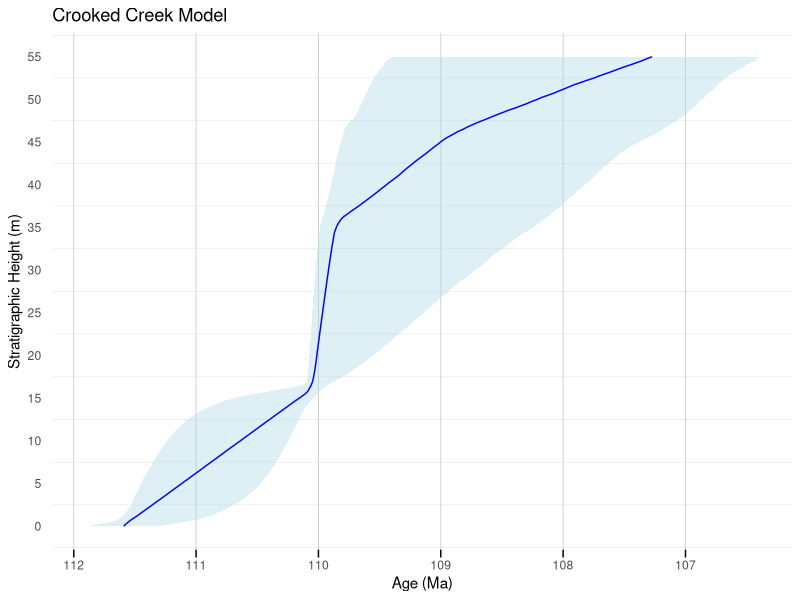
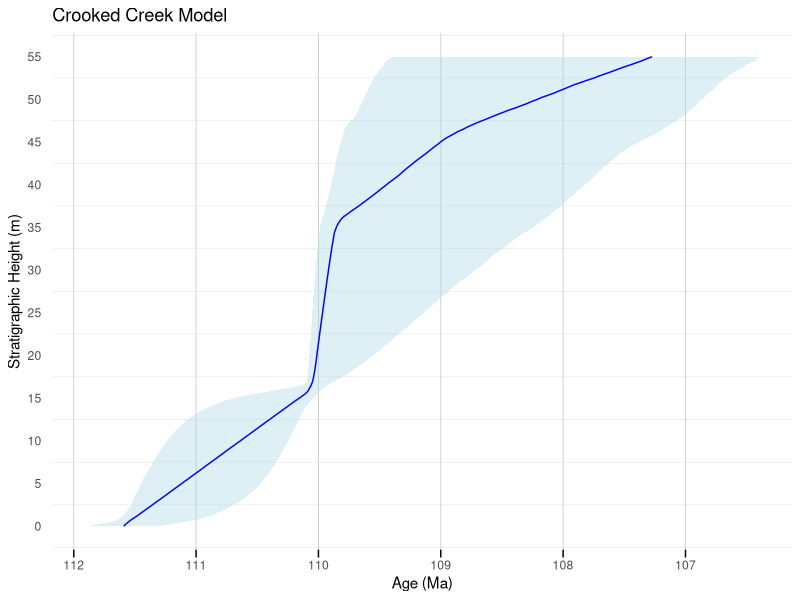

Source code (R) for these figures, in order:
#### Setup ####
library(dplyr)
library(readr)
library(here)

#### Load data ####
# Read cleaned Crooked Creek isotope data
ccc <- read_csv(here("data", "processed", "CCC_d13Corg_clean.csv"))

# Read Crooked Creek age-depth model
age_model <- read_csv(here("data", "raw", "CrookedCreek_age_model.csv"))
library(ggplot2)

# Plot Crooked Creek age-depth model
ggplot_CCC_age_model <- ggplot(age_model, aes(y = `Height (m)`)) +
  geom_ribbon(aes(xmin = `0.975`, xmax = `most_likely_0.025`), fill = "lightblue", alpha = 0.4) +
  geom_path(aes(x = `0.5`), color = "blue") +
  scale_x_reverse(
    breaks = seq(
      floor(min(age_model$`Youngest Case`, na.rm = TRUE)),
      ceiling(max(age_model$`Oldest Case`, na.rm = TRUE)),
      by = 1
    )
  ) +
  scale_y_continuous(breaks = seq(
    floor(min(age_model$`Height (m)`, na.rm = TRUE)),
    ceiling(max(age_model$`Height (m)`, na.rm = TRUE)),
    by = 5
  )) +
  labs(
    x = "Age (Ma)",
    y = "Stratigraphic Height (m)",
    title = "Crooked Creek Model"
  ) +
  theme_minimal() +
  theme(
    panel.background = element_blank(), 
    plot.background = element_blank(),
    panel.grid.major = element_line(color = "grey80", size = 0.3),   # major gridlines
    panel.grid.minor = element_line(color = "grey90", size = 0.2),   # minor gridlines
    panel.grid.major.y = element_blank(),  # remove major gridlines on y-axis
    panel.grid.minor.x = element_blank(),  # remove minor gridlines on x-axis
    panel.border = element_blank(),
    axis.ticks.x = element_line(color = "black"),
    axis.ticks.length = unit(0.2, "cm")
  )

# Print the plot
print(ggplot_CCC_age_model)

# Export as PNG
ggsave(
  filename = here("results", "figures", "CCC_age_model_V1.png"),
  plot = ggplot_CCC_age_model,
  width = 3,
  height = 6,
  dpi = 300
)


#### Interpolate modeled age at each sample depth ####
# Use base::approx to interpolate based on Strat_m_above_Pryor
ccc <- ccc %>%
  mutate(age_Ma = ifelse(Strat_m_above_Pryor >= 0,
                         approx(x = age_model$`Height (m)`,
                                y = age_model$`0.5`,
                                xout = Strat_m_above_Pryor,
                                rule = 2)$y,
                         NA))

#### Save processed data ####
write.csv(ccc, here("data", "processed", "CCC_d13Corg_with_age.csv"), row.names = FALSE)
